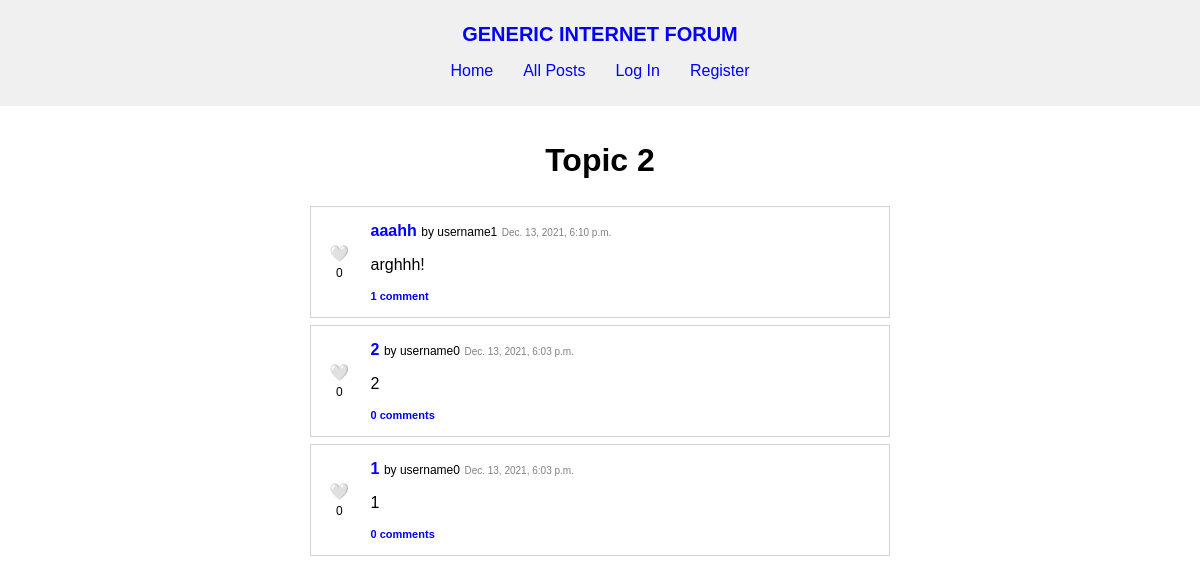
Page /topic/Topic 2 on the earlier database version.
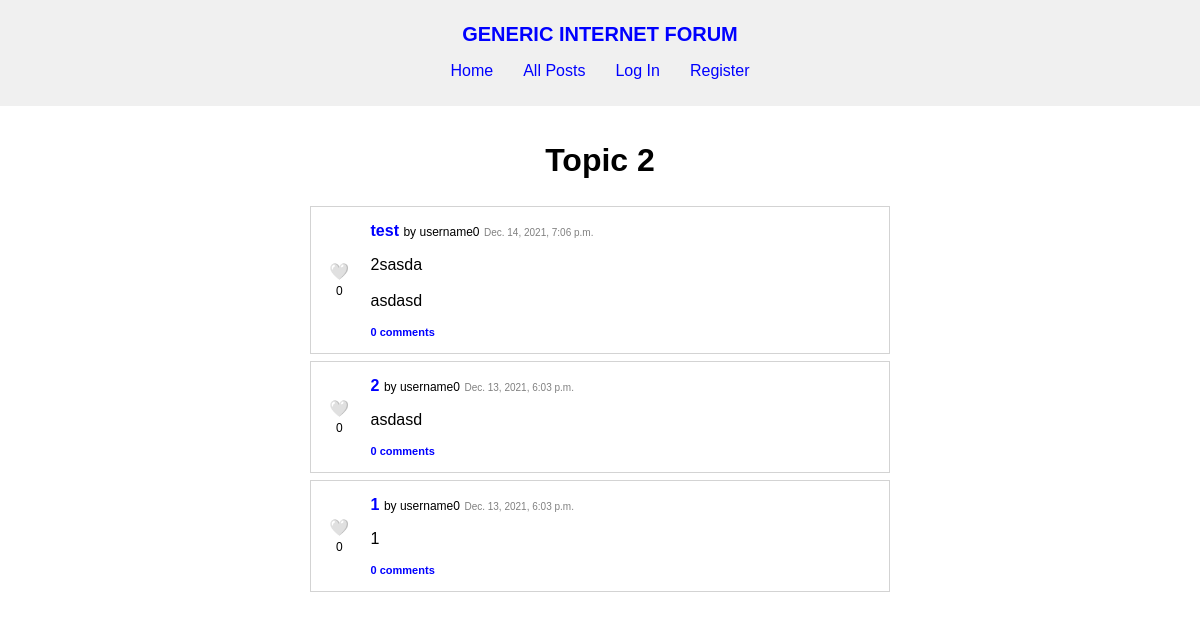
Same page on the later database version.
### forum/models.py (models this page shows, shortened)
class Topic(models.Model):
    creator = models.ForeignKey(
        User, on_delete=models.CASCADE, related_name="topics")
    name = models.TextField(max_length=120, unique=True)
    description = models.TextField(max_length=1000)
    timestamp = models.DateTimeField(auto_now_add=True)

class Post(models.Model):
    topic = models.ForeignKey(
        Topic, on_delete=models.CASCADE, related_name="posts")
    author = models.ForeignKey(
        User, on_delete=models.CASCADE, related_name="posts")
    title = models.TextField(max_length=120)
    content = models.TextField(max_length=5000)
    timestamp = models.DateTimeField(auto_now_add=True)

class User(AbstractUser):
    pass

### forum/views.py (the view, shortened to what this page needs)
# urls.py: path("topic/<str:topic_name>", views.topic, name="topic"),
def topic(request, topic_name):
    try:
        topic = Topic.objects.get(name=topic_name)
    except Topic.DoesNotExist:
        return render(request, "forum/topic.html", {
            "message": "This topic doesn't exist."
        })
    all_posts = topic.posts.order_by("-timestamp").all()
    posts = parse_posts(all_posts, request.user)
    user_is_follower = None
    if request.user.is_authenticated:
        user_is_follower = bool(Follow_Topic.objects.filter(
            follower=request.user.id, following=topic.id).all())
    return render(request, "forum/topic.html", {
        "topic": topic,
        "posts": posts,
        "user_is_follower": user_is_follower
    })

### forum/util.py (called while the page is built)
def parse_posts(all_posts, user):
    posts = []
    for post in all_posts:
        liked = False
        if user.is_authenticated:
            liked = bool(post.likes.filter(liked_by=user.id))
        posts.append({
            "id": post.id,
            "topic": post.topic,
            "author": post.author,
            "title": post.title,
            "content": post.content,
            "timestamp": post.timestamp,
            "likes": len(post.likes.all()),
            "liked_by_user": liked,
            "comments": post.comments.all(),
            "comment_number": len(post.comments.all())
        })
    return posts

### forum/templates/forum/topic.html (shortened to what this page needs)
{% extends "forum/layout.html" %}
{% load static %}
{% block css %}
    <link href="{% static 'forum/topic.css' %}" rel="stylesheet">
    <link href="{% static 'forum/posts.css' %}" rel="stylesheet">
{% endblock %}
{% block body %}
    <div id="topic">
        <div id="topic-name">
            <h1>{{ topic.name }}</h1>
        </div>
        {% if posts %}
            {% include "forum/posts.html" %}
        {% endif %}
    </div>
{% endblock %}

### forum/templates/forum/posts.html (shortened to what this page needs)
{% load static %}
{% block posts %}
    <ul>
        {% for post in posts %}
            <li class="post" id="post-{{ post.id }}">
                <div class="post-left">
                    <span class="like">
                        {% if user.is_authenticated %}
                            <span class="like-button" data-id="{{ post.id }}" data-liked="{{ post.liked_by_user }}" data-likes="{{ post.likes }}" data-likedobject="post">
                                {% if post.liked_by_user %}
                                    ❤️
                                {% else %}
                                    🤍
                                {% endif %}
                            </span>
                        {% else %}
                            <span>
                                🤍
                            </span>
                        {% endif %}
                        <span class="like-number">{{ post.likes }}</span>
                    </span>
                </div>
                <div class="post-right">
                    <a class="post-title" href="{% url 'post' post.id %}">{{ post.title }}</a> <span class="post-by">by <a class="username" href="{% url 'profile' post.author.username %}">{{ post.author.username }}</a></span> <span class="timestamp">{{ post.timestamp }}</span>
                    <p class="post-content">{{ post.content }}</p>
                    <div>
                        <a class="comment-number" href="{% url 'post' post.id %}">{{ post.comment_number }} comment{% if post.comment_number != 1 %}s{% endif %}</a>
                    </div>
                </div>
            </li>
        {% endfor %}
    </ul>
{% endblock %}

Differences in the rows shown:
changed through a linked row, Topic "Topic 2": title "aaahh" → "test"; author.username "username1" → "username0"; timestamp "Dec. 13, 2021, 6:10 p.m." → "Dec. 14, 2021, 7:06 p.m."; content "arghhh!" → "2sasda asdasd"; comment_number "1" → "0"; content "2" → "asdasd"; now shows "s"
